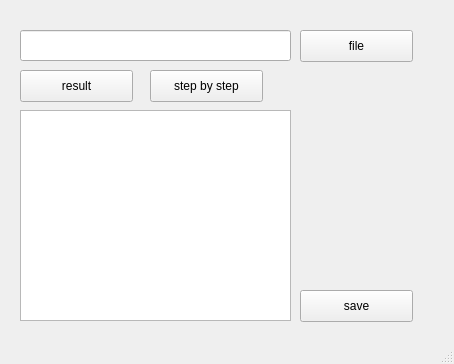
<?xml version="1.0" encoding="UTF-8"?>
<ui version="4.0">
 <class>MainWindow</class>
 <widget class="QMainWindow" name="MainWindow">
  <property name="geometry">
   <rect>
    <x>0</x>
    <y>0</y>
    <width>454</width>
    <height>364</height>
   </rect>
  </property>
  <property name="windowTitle">
   <string>MainWindow</string>
  </property>
  <widget class="QWidget" name="centralwidget">
   <widget class="QPushButton" name="result">
    <property name="geometry">
     <rect>
      <x>20</x>
      <y>70</y>
      <width>113</width>
      <height>32</height>
     </rect>
    </property>
    <property name="text">
     <string>result</string>
    </property>
   </widget>
   <widget class="QTextEdit" name="output">
    <property name="geometry">
     <rect>
      <x>20</x>
      <y>110</y>
      <width>271</width>
      <height>211</height>
     </rect>
    </property>
   </widget>
   <widget class="QLineEdit" name="input">
    <property name="geometry">
     <rect>
      <x>20</x>
      <y>30</y>
      <width>271</width>
      <height>31</height>
     </rect>
    </property>
   </widget>
   <widget class="QPushButton" name="step">
    <property name="geometry">
     <rect>
      <x>150</x>
      <y>70</y>
      <width>113</width>
      <height>32</height>
     </rect>
    </property>
    <property name="text">
     <string>step by step</string>
    </property>
   </widget>
   <widget class="QPushButton" name="saveOutput">
    <property name="geometry">
     <rect>
      <x>300</x>
      <y>290</y>
      <width>113</width>
      <height>32</height>
     </rect>
    </property>
    <property name="text">
     <string>save</string>
    </property>
   </widget>
   <widget class="QPushButton" name="dataFromFile">
    <property name="geometry">
     <rect>
      <x>300</x>
      <y>30</y>
      <width>113</width>
      <height>32</height>
     </rect>
    </property>
    <property name="text">
     <string>file</string>
    </property>
   </widget>
  </widget>
  <widget class="QStatusBar" name="statusbar"/>
 </widget>
 <resources/>
 <connections/>
</ui>
